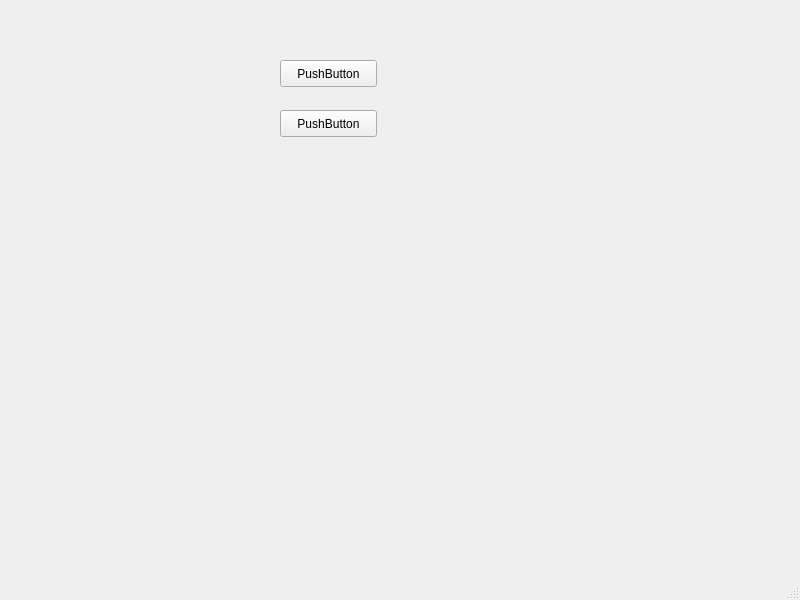
<?xml version="1.0" encoding="UTF-8"?>
<ui version="4.0">
 <class>Myui</class>
 <widget class="QMainWindow" name="Myui">
  <property name="geometry">
   <rect>
    <x>0</x>
    <y>0</y>
    <width>800</width>
    <height>600</height>
   </rect>
  </property>
  <property name="windowTitle">
   <string>MainWindow</string>
  </property>
  <widget class="QWidget" name="centralwidget">
   <widget class="QPushButton" name="pushButton">
    <property name="geometry">
     <rect>
      <x>280</x>
      <y>60</y>
      <width>97</width>
      <height>27</height>
     </rect>
    </property>
    <property name="text">
     <string>PushButton</string>
    </property>
   </widget>
   <widget class="QPushButton" name="pushButton_2">
    <property name="geometry">
     <rect>
      <x>280</x>
      <y>110</y>
      <width>97</width>
      <height>27</height>
     </rect>
    </property>
    <property name="text">
     <string>PushButton</string>
    </property>
   </widget>
  </widget>
  <widget class="QMenuBar" name="menubar">
   <property name="geometry">
    <rect>
     <x>0</x>
     <y>0</y>
     <width>800</width>
     <height>25</height>
    </rect>
   </property>
  </widget>
  <widget class="QStatusBar" name="statusbar"/>
 </widget>
 <resources/>
 <connections/>
</ui>
